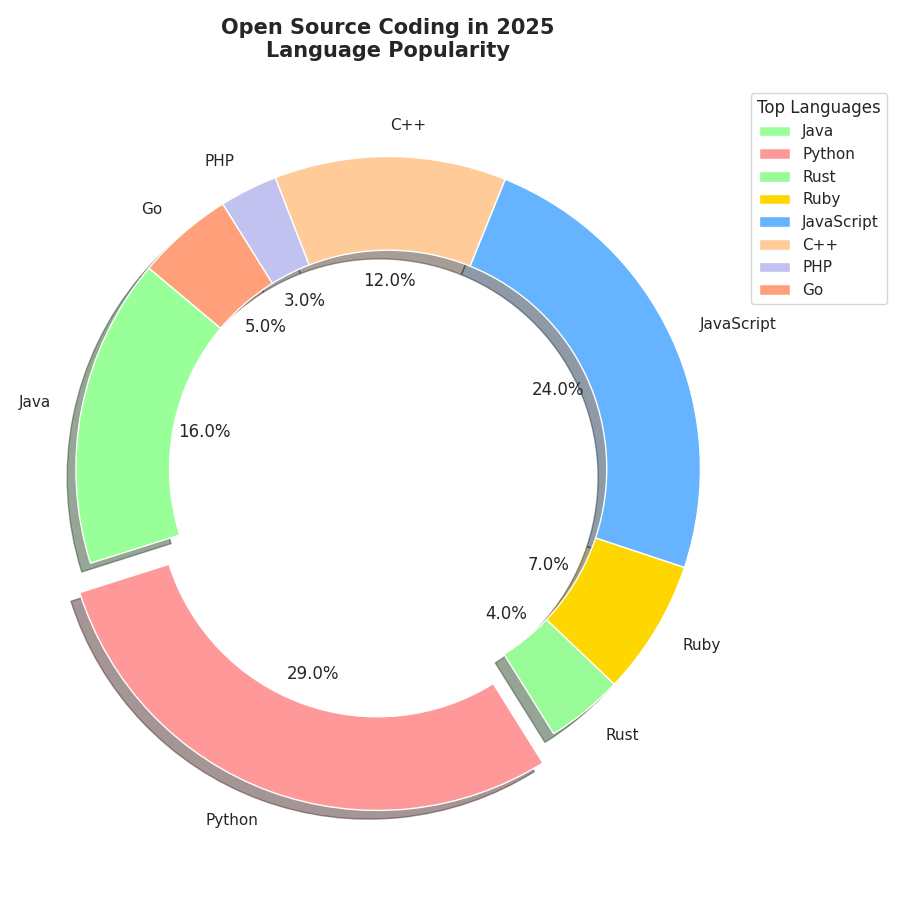

The Python source for this figure:
import matplotlib.pyplot as plt

languages = ['Java', 'Python', 'Rust', 'Ruby', 'JavaScript', 'C++', 'PHP', 'Go']
usage_percentages = [16, 29, 4, 7, 24, 12, 3, 5]
colors = ['#99FF99', '#FF9999', '#98FB98', '#FFD700', '#66B3FF', '#FFCC99', '#C2C2F0', '#FFA07A']

fig, ax = plt.subplots(figsize=(9, 9))

ax.pie(
    usage_percentages, 
    labels=languages, 
    autopct='%1.1f%%', 
    startangle=140, 
    colors=colors, 
    explode=(0, 0.1, 0, 0, 0, 0, 0, 0), 
    shadow=True, 
    wedgeprops=dict(width=0.3)
)

ax.axis('equal')
ax.set_title('Open Source Coding in 2025\nLanguage Popularity', fontsize=15, fontweight='bold', pad=20)
ax.legend(languages, title="Top Languages", loc='upper right', bbox_to_anchor=(1.2, 1))

plt.tight_layout()
plt.show()
